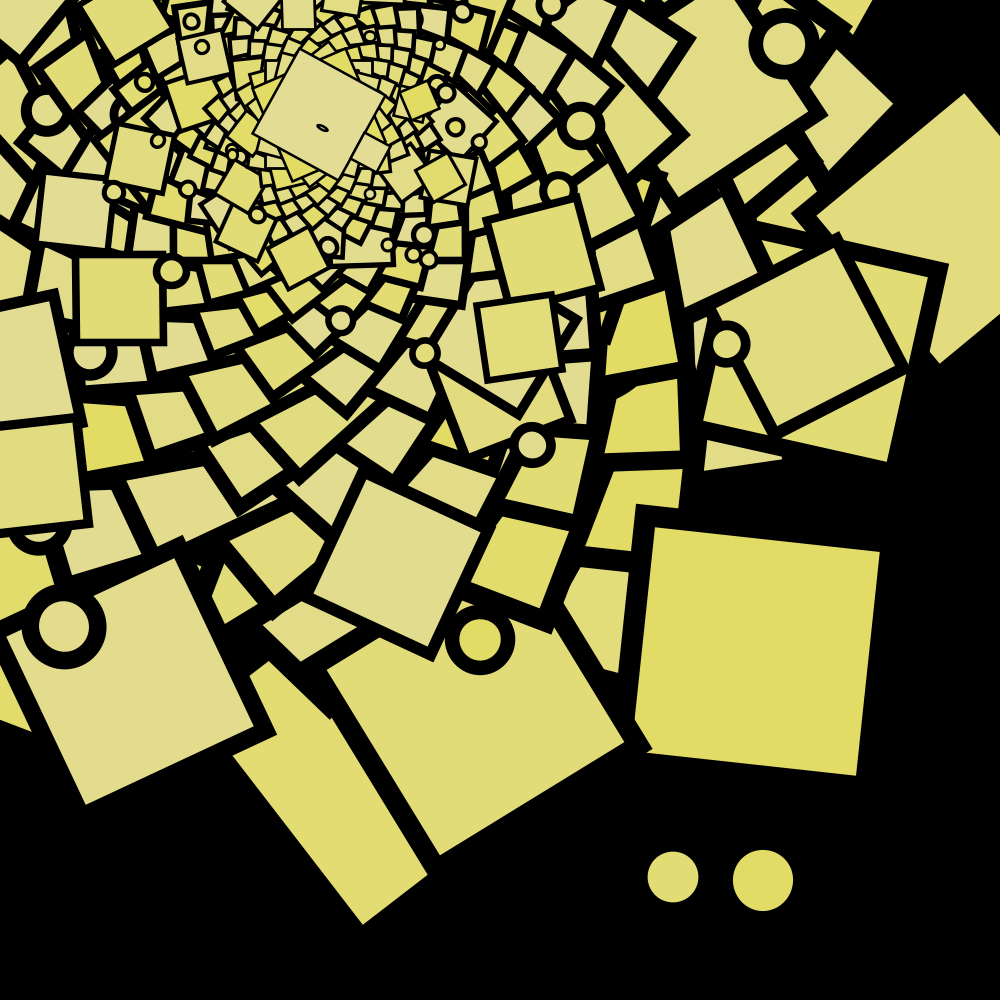
Frame 1 (no input)
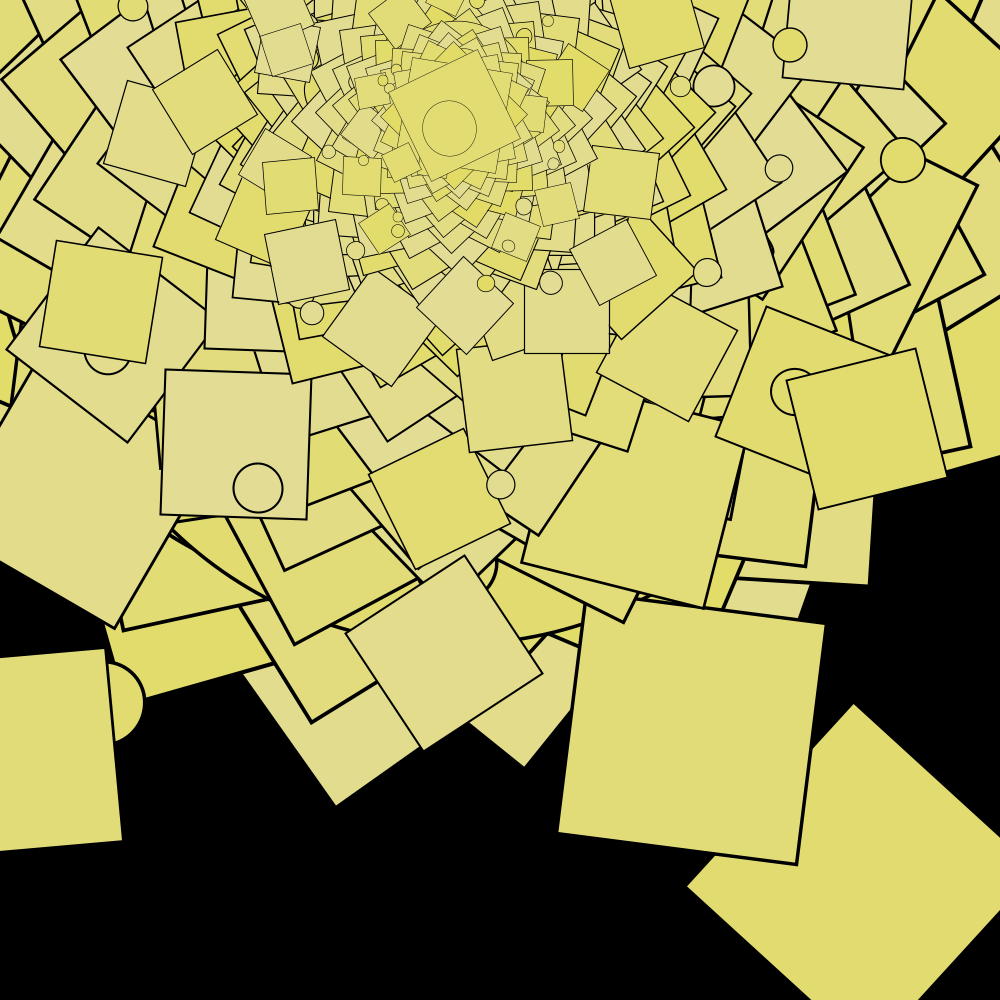
Frame 60 (the mouse pressed at the canvas centre just before this capture)
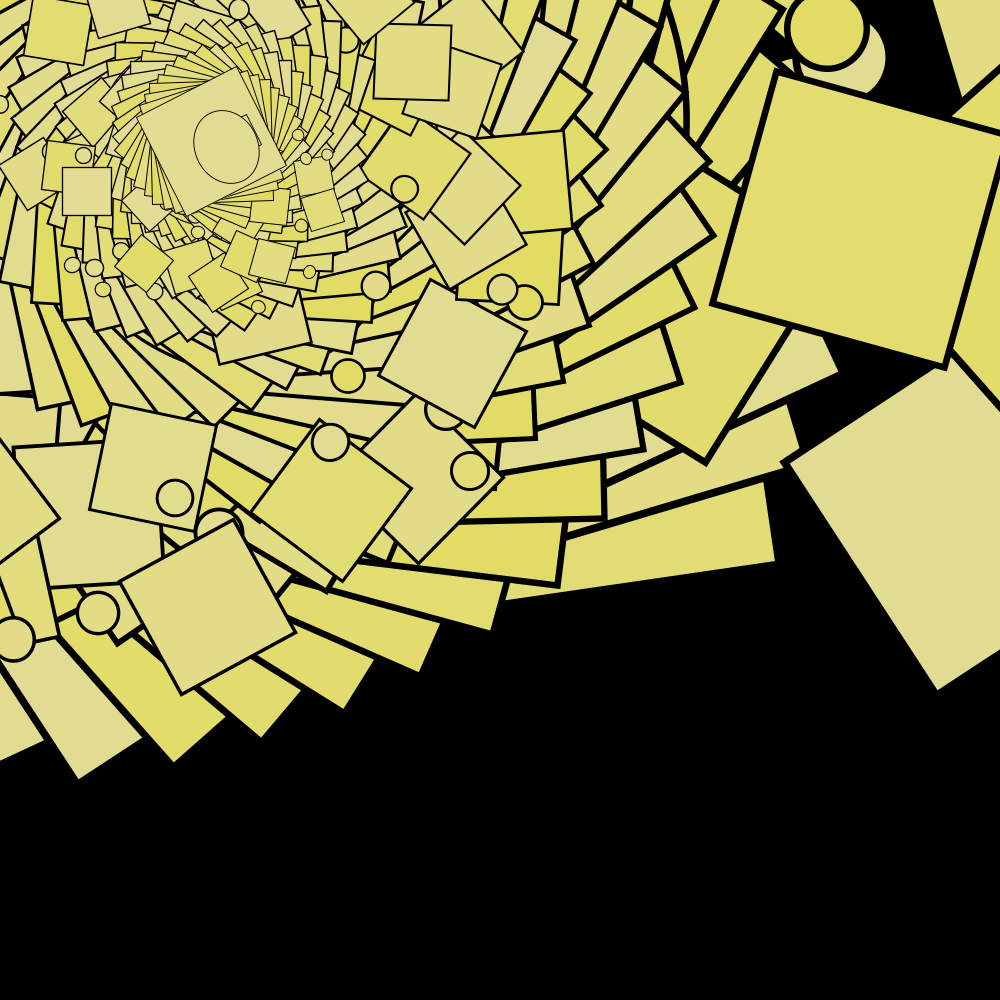
Frame 120 (the mouse held since frame 60 and released just before this capture)

The Processing sketch that drew these frames (run headless with seeded random() and noise(); from frame 60 on, the mouse is pressed at the canvas centre):

// Processing sketch: processing_148514
// ── processing_148514.pde

float angle;
  
void setup()
{
  size(1000,1000);
}
  
void draw()
{
  background(0,0,0);
  
  angle += random(0.0001,50);
  
  strokeWeight(random(0,100));
  stroke(0,0,0);
  fill(random(100,300),220,206);
 
  translate(width/random(1,10),height/random(1,10));
   
  for (int i=10; i<100; i++){
    fill(226,220,random(100,150));
    rotate(angle);
    scale(random(0.95,1));
    rectMode(CENTER);
    rect(0,0,1000,1000);
    rect(random(0,1000),random(0,1000),300,300);
    ellipse(random(0,1000),random(0,1000),100,100);
    ellipse(100,100,random(0,1000),random(0,1000));
  }
}

//la creación de un universo infinito, diverso y de caos absoluto pero estabilidad perfecta, realidad en un equilibrio desequilibrado y confuso
